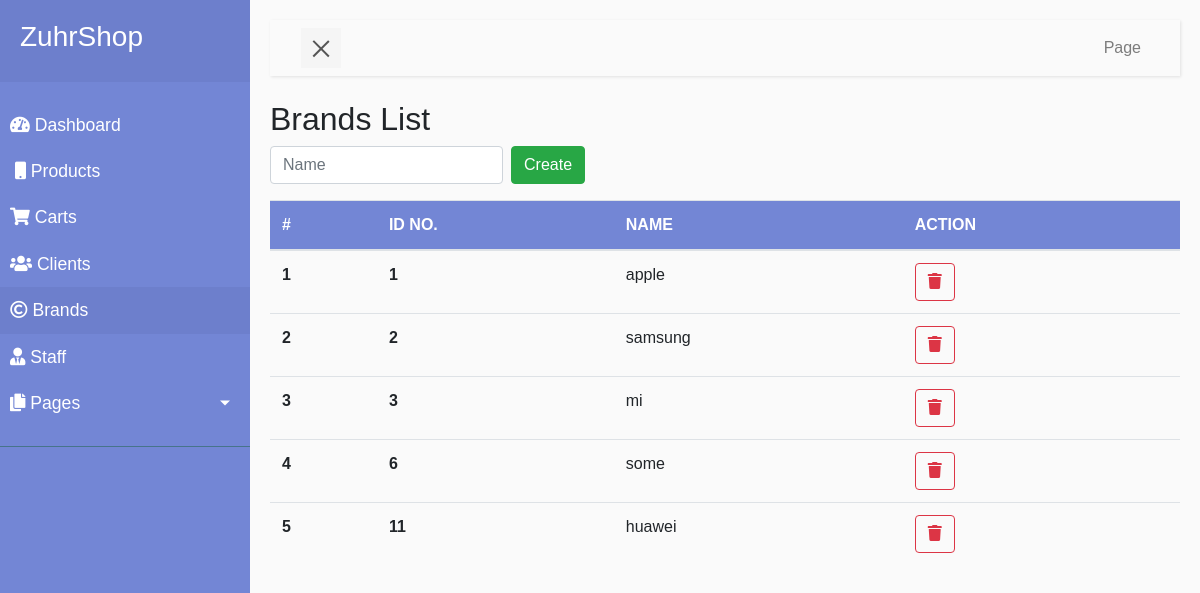
/administration/brands/ (signed in), run on the app's committed database.
### brands/models.py (models this page shows, shortened)
class Brand(models.Model):
    name = NameField(max_length=200)

### administrations/views.py (the view, shortened to what this page needs)
# urls.py: path('brands/', views.BrandsAdminView.as_view(), name='admin-brands'),
class BrandsAdminView(UserCheckingView, View):
    def get(self,  request):
        form = BrandCreationForm()
        context = {
            'url_name': 'brands',
            'form': form
        }
        return render(request, 'administrations/admin-brands.html', context)

### brands/forms.py
class BrandCreationForm(forms.ModelForm):
    name = forms.CharField(widget=forms.TextInput(attrs={
        'class': 'form-control',
        'placeholder': 'Name',
        'type': 'text'
    }))
    class Meta:
        model = Brand
        fields = ['name',]

### administrations/views.py (called while the page is built)
    def test_func(self):
        if self.request.user.is_staff:
            return True
        else:
            return False

### pages/context_processors.py (called while the page is built)
def add_variable_to_context(request):
    cart = Cart.objects.new_or_get(request)
    brands = Brand.objects.all()
    context = {
        'brands': brands,
        'cart': cart
    }
    return context

### templates/administrations/admin-brands.html (shortened to what this page needs)
{% extends 'administrations/admin-base.html' %}
{% load static %}
{% block content %}
<h2 class="tm-block-title text-capitalize">Brands List</h2>
<form class="form-inline mb-3" method="post">
  {{ form.name }}
  <button type="submit" id="createBrand" class="btn btn-success ml-2">Create</button>
</form>
<div class="" style="height:400px;overflow:auto;">
  <table class="table">
      <thead>
          <tr>
              <th scope="col">#</th>
              <th scope="col">ID NO.</th>
              <th scope="col">NAME</th>
              <th scope="col">ACTION</th>
          </tr>
      </thead>
      <tbody>
          {% for brand in brands %}
            <tr id="brand-{{ brand.id }}">
                <th scope="row"><b>{{ forloop.counter }}</b></th>
                <td><b>{{ brand.id }}</b></td>
                <td>{{ brand.name }}</td>
                <td>
                  <button type="button" class="btn btn-outline-danger" onclick="deleteBrand({{ brand.id }})">
                    <i class="fas fa-trash"></i>
                  </button>
                </td>
            </tr>
          {% endfor %}
      </tbody>
  </table>
</div>
{% endblock %}

### static/custom/css/admin.css (style rules this page uses)
body { font-family: 'Poppins', sans-serif; background: #fafafa; }
thead { background: #7386D5; color: #fff; }

### data on the page
Brand: id "1", name "apple"
Brand: id "2", name "samsung"
Brand: id "3", name "mi"
Brand: id "6", name "some"
Brand: id "11", name "huawei"
